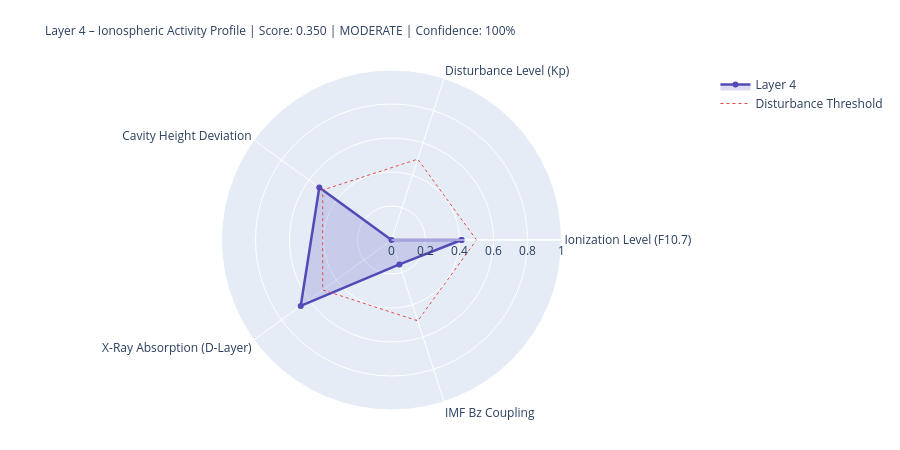

Notebook source saved alongside this figure:
### Markdown cell above
---
## 4. State Assessment & Handoff to Layer 5

### Code cell
# ============================================================
# LAYER-4-SCORE
# ============================================================

COMPONENTS = {
    'Ionization Level (F10.7)':    {'score': ioniz,       'source': 'primary' if f107_now else 'from_layer0', 'dynamic': True},
    'Disturbance Level (Kp)':          {'score': disturb,     'source': 'primary' if kp_now   else 'from_layer0', 'dynamic': True},
    'Cavity Height Deviation':    {'score': h_dev,       'source': 'derived',                                'dynamic': True},
    'X-Ray Absorption (D-Layer)':{'score': xray_ioniz,  'source': 'primary' if xray_now else 'missing',     'dynamic': True},
    'IMF Bz Coupling':             {'score': bz_coupling, 'source': 'primary' if bz_now   else 'from_layer0', 'dynamic': True},
}

available    = {k: v['score'] for k, v in COMPONENTS.items() if v['score'] is not None}
unavailable  = [k for k, v in COMPONENTS.items() if v['score'] is None]
layer4_score = round(sum(available.values()) / len(available), 4) if available else None
confidence   = round(len(available) / len(COMPONENTS), 2)
level = ('unknown' if layer4_score is None
         else 'quiet'   if layer4_score < 0.3
         else 'moderate' if layer4_score < 0.6
         else 'active')
dominant_l4 = max(available, key=available.get) if available else 'none'

# Resonance delta for Schumann SR-1
sr1_ref = schumann_freq(1, 80.0)
sr1_now = schumann_freq(1, h_eff)
sr1_delta_mhz = (sr1_now - sr1_ref) * 1000

# Propagation conditions
prop_cond = ('disturbed'   if kp_val > 4
             else 'unsettled' if kp_val > 2
             else 'normal')
if xray_class in ['X', 'M']:
    prop_cond = 'Radio-Blackout moeglich'

W = 68
print('=' * W)
print('LAYER 4 – IONOSPHERE – STATE ASSESSMENT')
print('=' * W)
for name, comp in COMPONENTS.items():
    s = comp['score']
    if s is not None:
        bar = '█' * int(s * 20) + '░' * (20 - int(s * 20))
        print(f'  {name:<36} {bar}  {s:.3f}  [{comp["source"]}]')
    else:
        print(f'  {name:<36} {"─" * 20}  n/a   [missing]')
print('-' * W)
print(f'  Score:          {layer4_score:.3f}  ({len(available)}/{len(COMPONENTS)} components)')
print(f'  Confidence:     {confidence:.0%}')
print(f'  Level:          {level.upper()}')
print(f'  Dominant:       {dominant_l4}')
print(f'  Cavity height:  {h_eff:.1f} km  (Ref: 80.0 km)')
print(f'  SR-1:           {sr1_now:.3f} Hz  (Δ {sr1_delta_mhz:+.1f} mHz vs. ref)')
print(f'  Propagation:    {prop_cond}')
print(f'  X-Ray:          {xray_class}-class  ({xray_now:.2e} W/m²)' if xray_now else '  X-Ray:          n/a')
print('=' * W)

# Radar
cats   = list(available.keys())
vals_r = list(available.values())
if len(cats) >= 3:
    fig = go.Figure()
    fig.add_trace(go.Scatterpolar(
        r=vals_r + [vals_r[0]], theta=cats + [cats[0]],
        fill='toself', fillcolor='rgba(83,74,183,0.20)',
        line=dict(color='#534AB7', width=2.5), name='Layer 4'
    ))
    fig.add_trace(go.Scatterpolar(
        r=[0.5] * (len(cats)+1), theta=cats + [cats[0]],
        line=dict(color='#E24B4A', dash='dot', width=1),
        mode='lines', name='Disturbance Threshold'
    ))
    fig.update_layout(
        title=dict(
            text=f'Layer 4 – Ionospheric Activity Profile | Score: {layer4_score:.3f} | {level.upper()} | Confidence: {confidence:.0%}',
            font=dict(size=12)
        ),
        polar=dict(radialaxis=dict(visible=True, range=[0, 1])),
        height=450, showlegend=True,
        margin=dict(l=80, r=80, t=70, b=40)
    )
    fig.show()

### Figure 1 — Plotly figure (JSON) as saved in the notebook; plotly's stock layout.template omitted (floating-point values rounded to 4 significant figures)
{"data": [{"fill": "toself", "fillcolor": "rgba(83,74,183,0.20)", "line": {"color": "#534AB7", "width": 2.5}, "name": "Layer 4", "r": [0.412, 0.0, 0.525, 0.66, 0.151, 0.412], "theta": ["Ionization Level (F10.7)", "Disturbance Level (Kp)", "Cavity Height Deviation", "X-Ray Absorption (D-Layer)", "IMF Bz Coupling", "Ionization Level (F10.7)"], "type": "scatterpolar"}, {"line": {"color": "#E24B4A", "dash": "dot", "width": 1}, "mode": "lines", "name": "Disturbance Threshold", "r": [0.5, 0.5, 0.5, 0.5, 0.5, 0.5], "theta": ["Ionization Level (F10.7)", "Disturbance Level (Kp)", "Cavity Height Deviation", "X-Ray Absorption (D-Layer)", "IMF Bz Coupling", "Ionization Level (F10.7)"], "type": "scatterpolar"}], "layout": {"height": 450, "margin": {"b": 40, "l": 80, "r": 80, "t": 70}, "polar": {"radialaxis": {"range": [0, 1], "visible": true}}, "showlegend": true, "title": {"font": {"size": 12}, "text": "Layer 4 – Ionospheric Activity Profile | Score: 0.350 | MODERATE | Confidence: 100%"}}}
